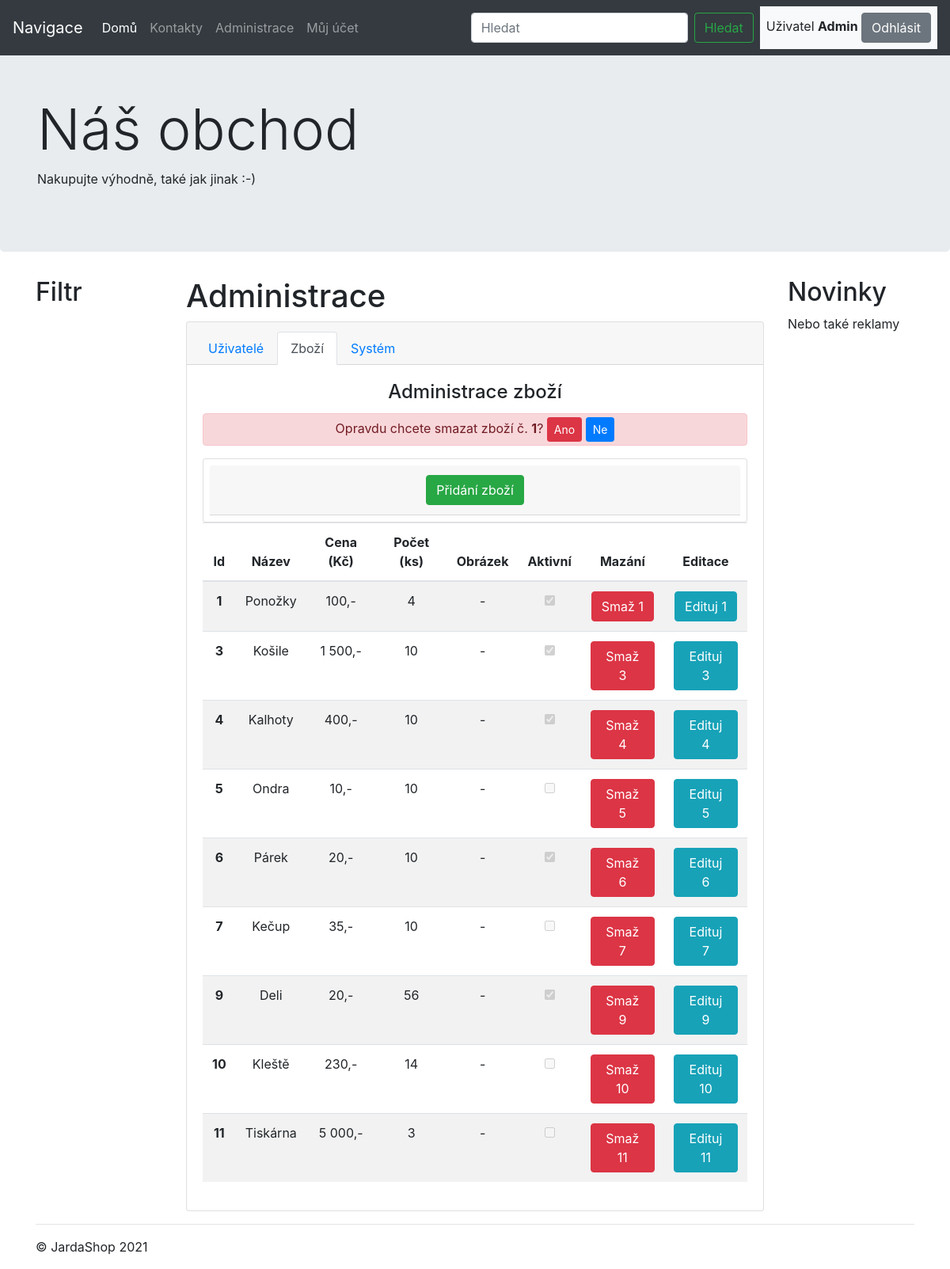
Screenshot of /index.php?stranka=administrace&admin=zbozi&idSmaz=1 (signed in) with the database file from the repository.
### tables this page shows
CREATE TABLE `zbozi` (
  `id` int(11) NOT NULL,
  `nazev` varchar(30) NOT NULL,
  `cena` int(11) NOT NULL,
  `ks` int(11) NOT NULL DEFAULT 10,
  `obrazek` varchar(50) NOT NULL,
  `aktivni` tinyint(1) NOT NULL DEFAULT 1
);

### Db.php (called while the page is built, shortened)
<?php
class Db
{
	private static $connection;
	private static $options = array(
		PDO::ATTR_ERRMODE => PDO::ERRMODE_WARNING,
		PDO::MYSQL_ATTR_INIT_COMMAND => "SET NAMES utf8",
		PDO::ATTR_EMULATE_PREPARES => false,
	);
	public static function connect($host, $database, $user, $password)
	{
		if (!isset(self::$connection)) {
			$dsn = "mysql:host=$host;dbname=$database";
			self::$connection = new PDO($dsn, $user, $password, self::$options);
		}
	}
	private static function executeStatement($params)
	{
		$query = array_shift($params);
		$statement = self::$connection->prepare($query);
		$statement->execute($params);
		return $statement;
	}
	public static function queryAll($query) {
		$statement = self::executeStatement(func_get_args());
		return $statement->fetchAll(PDO::FETCH_ASSOC);
	}
}

### funkce.php (the view, shortened to what this page needs)
<?php
function ZobrazZbozi($zobrazeni){
?>
<div class=" table-responsive">
<table class="table table-striped">
  <thead>
    <tr>
      <th scope="col">Id</th>
      <th scope="col">Název</th>
      <th scope="col">Cena (Kč)</th>
      <th scope="col">Počet (ks)</th>
      <th scope="col">Obrázek</th>
      <?php
      if($zobrazeni==1){
      ?>
        <th scope="col">Aktivní</th>
        <th scope="col">Mazání</th>
        <th scope="col">Editace</th>
      <?php
        }
         ?>
    </tr>
  </thead>
  <tbody>
<?php
    switch($zobrazeni){
        case 1:
            $zbozi=Db::queryAll("select * from zbozi");
            break;
    }
    foreach($zbozi as $z){
      $id=$z['id'];
      echo "<tr>";
      echo "<th scope='row'>$id</th>";
      echo "<td>".ucfirst($z['nazev'])."</td>";
      echo "<td>".number_format($z['cena'],0,","," ").",-</td>";
      echo "<td>".$z['ks']."</td>";
      echo "<td>-</td>";
      if($zobrazeni==1){
        $checked = ($z['aktivni']==1 ? " checked" : "");
        echo "<td><input type='checkbox' disabled $checked></td>";
        echo "<td><a class='btn btn-danger' href='?stranka=administrace&admin=zbozi&idSmaz=$id'>Smaž $id</a></td>";
        echo "<td><a class='btn btn-info' href='?stranka=administrace&admin=zbozi&idEdit=$id'>Edituj $id</a></td>";
      }
      echo "</tr>";
    }
?>
  </tbody>
</table>
</div>
<?php
}
?>

### jumbotron.css (style rules this page uses)
body { padding-top: 3.5rem; }

### rows the page displays
zbozi: id "1", nazev "Ponožky", cena "100", ks "4"
zbozi: id "3", nazev "Košile", cena "1 500", ks "10"
zbozi: id "4", nazev "Kalhoty", cena "400", ks "10"
zbozi: id "5", nazev "Ondra", cena "10", ks "10"
zbozi: id "6", nazev "Párek", cena "20", ks "10"
zbozi: id "7", nazev "Kečup", cena "35", ks "10"
zbozi: id "9", nazev "Deli", cena "20", ks "56"
zbozi: id "10", nazev "Kleště", cena "230", ks "14"
zbozi: id "11", nazev "Tiskárna", cena "5 000", ks "3"

### other values shown
$_SESSION['uzivatel_jmeno'] "Admin"
$id "1"
